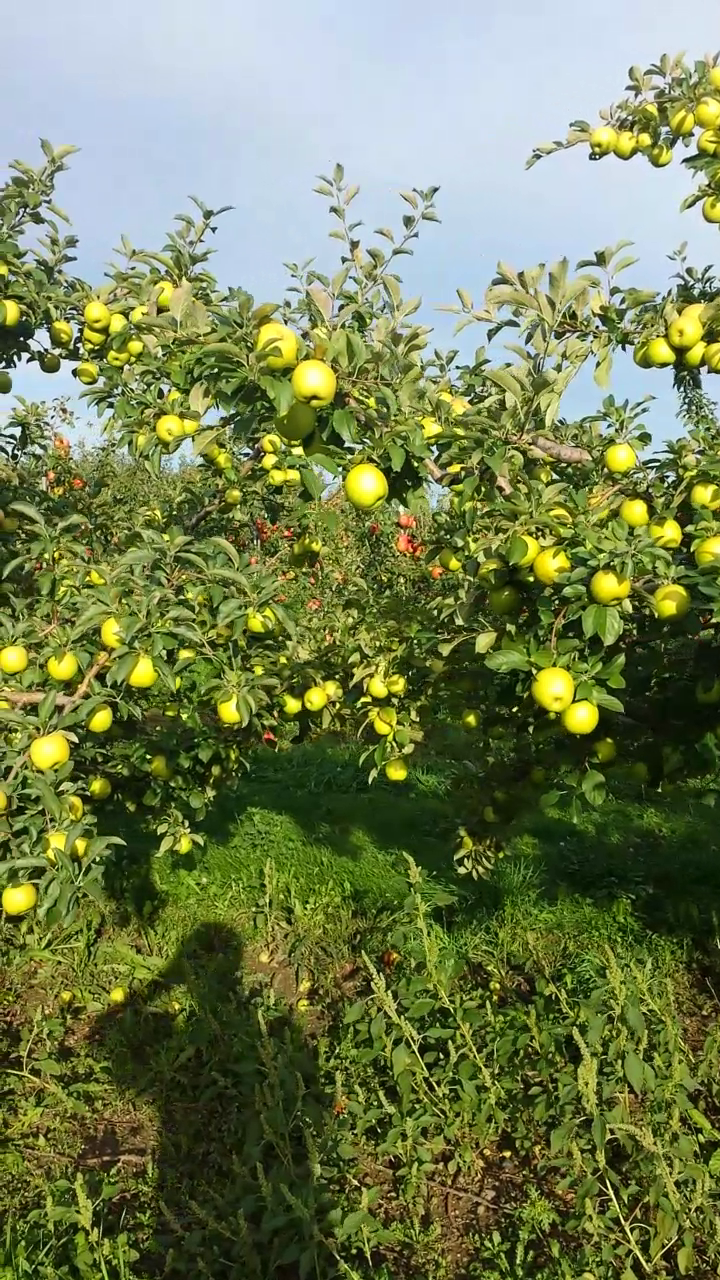
#> input picture original_data/detection/train/images/20150919_174151_apple101.jpg, 720 x 1280 px, found by its file name; its folder holds only this picture in this run
$ python mask2txt.py
#> lines starting #> are read from the running program, lines starting #| are printed output that depends on the picture; after the words box and inside, x2 and y2 are one past the last pixel; in counts of white or black regions, pixels touching at a corner belong together
import cv2
import os


def convert_mask_to_bbox(mask):
    _, threshold = cv2.threshold(mask, 127, 255, cv2.THRESH_BINARY)
    contours, _ = cv2.findContours(mask, cv2.RETR_EXTERNAL, cv2.CHAIN_APPROX_SIMPLE)

    bboxes = []
    for contour in contours:
        x, y, w, h = cv2.boundingRect(contour)
        bbox = (x, y, w, h)
        bboxes.append(bbox)
    return bboxes


def normalize_bbox(bbox, image_width, image_height):
    x, y, w, h = bbox
    normalized_bbox = ((x+w/2) / image_width, (y+h/2) / image_height, w / image_width, h / image_height)
    return normalized_bbox


def save_yolo_labels(image_file, bboxes, class_index, label_file):
    image = cv2.imread(image_file)
    image_height, image_width, _ = image.shape
    with open(label_file, 'w') as f:
        for bbox in bboxes:
            normalized_bbox = normalize_bbox(bbox, image_width, image_height)
            label_line = f"{class_index} {normalized_bbox[0]} {normalized_bbox[1]} {normalized_bbox[2]} {normalized_bbox[3]}\n"
            f.write(label_line)

# def convert_one(image, mask, txt_path):
#     class_index = 0
#     label_file = os.path.join(txt_path, image[:-4] + '.txt')


def convert_all(image_path, mask_path, txt_path):
#> called with image_path = '../original_data/detection/train/images/', mask_path = '../original_data/detection/train/masks/', txt_path = '../original_data/detection/train/labels/'
    images = os.listdir(image_path)
    class_index = 0
    count = 1

    for image in images:
        image_file = os.path.join(image_path, image)
        mask_file = os.path.join(mask_path, image)
        label_file = os.path.join(txt_path, image[:-4] + '.txt')

        mask = cv2.imread(mask_file, cv2.IMREAD_GRAYSCALE)
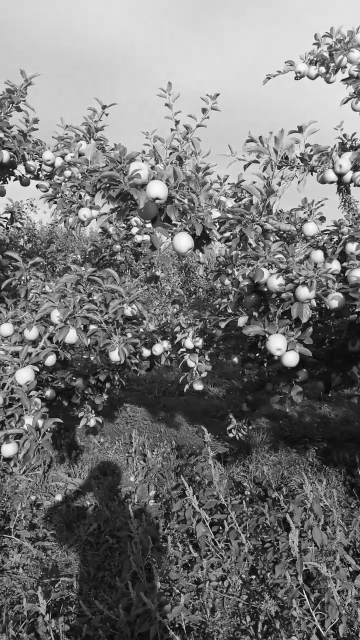
#> mask: shape (1280, 720) (shown at 1/2 size); min 0, max 254, mean 118.4
        bboxes = convert_mask_to_bbox(mask)
#> in convert_mask_to_bbox, `_, threshold = cv2.threshold(mask, 127, 255, cv2.THRESH_BINARY)`:
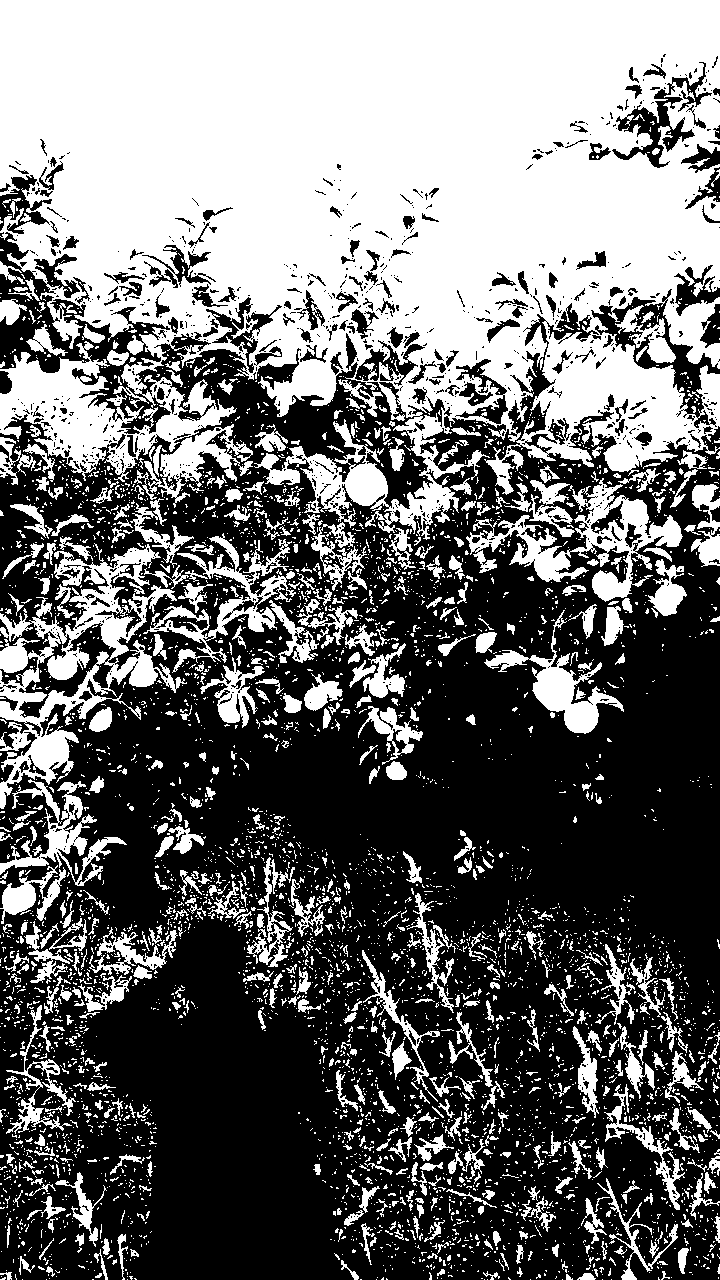
#> threshold: shape (1280, 720); 43.1% white; 4927 white regions (4302 under 20 px), largest, box (x1, y1, x2, y2) and area: (0, 0, 720, 540) 270045, (0, 543, 187, 809) 14587, (466, 478, 683, 602) 7575
#> in convert_mask_to_bbox, `contours, _ = cv2.findContours(mask, cv2.RETR_EXTERNAL, cv2.CHAIN_APPR..`: contours = [[[0, 0], [0, 1279], [719, 1279], [719, 0]]]
#> the loop in convert_mask_to_bbox, `for contour in contours:` made 1 pass
#> (contour, x, y, w, h) on pass 1: ([[0, 0], [0, 1279], [719, 1279], [719, 0]], 0, 0, 720, 1280)
#> after the loop in convert_mask_to_bbox, `for contour in contours:`: bboxes = [(0, 0, 720, 1280)]
#> bboxes = [(0, 0, 720, 1280)]
        save_yolo_labels(image_file, bboxes, class_index, label_file)
#> in save_yolo_labels, image is the input picture: shape (1280, 720, 3); mean B, G, R 83.8, 127.3, 115.7
#> the loop in save_yolo_labels, `for bbox in bboxes:` made 1 pass
#> (x in normalize_bbox, y in normalize_bbox, w in normalize_bbox, h in normalize_bbox, normalized_bbox) on pass 1: (0, 0, 720, 1280, (0.5, 0.5, 1, 1))
        print('process image ', count)
        count += 1
        # break


# 示例用法
train_image_path = "../original_data/detection/train/images/"
train_mask_path = "../original_data/detection/train/masks/"
train_txt_path = "../original_data/detection/train/labels/"

convert_all(train_image_path, train_mask_path, train_txt_path)

$ run again, on original_data/detection/train/images/20150919_174730_apple156.jpg
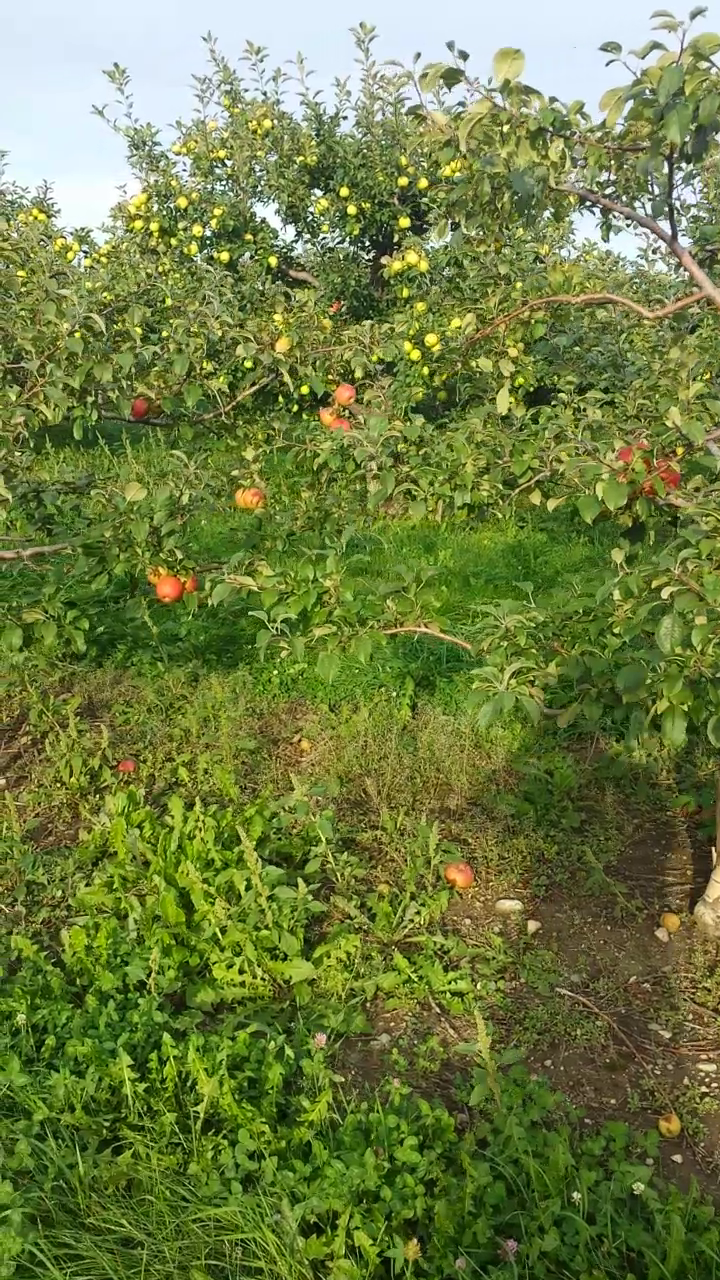
#> input picture original_data/detection/train/images/20150919_174730_apple156.jpg, 720 x 1280 px, found by its file name
#> in convert_all, `mask = cv2.imread(mask_file, cv2.IMREAD_GRAYSCALE)`:
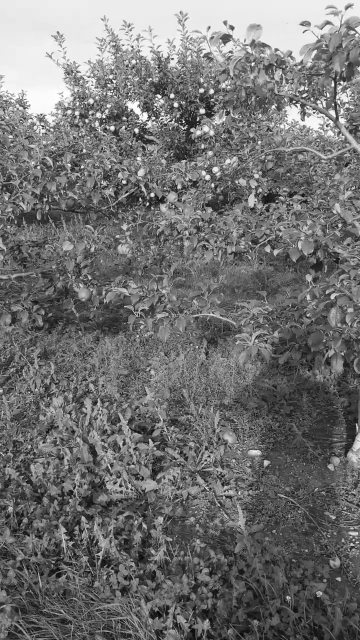
#> mask: shape (1280, 720) (shown at 1/2 size); min 0, max 255, mean 113.5
#> in convert_mask_to_bbox, `_, threshold = cv2.threshold(mask, 127, 255, cv2.THRESH_BINARY)`:
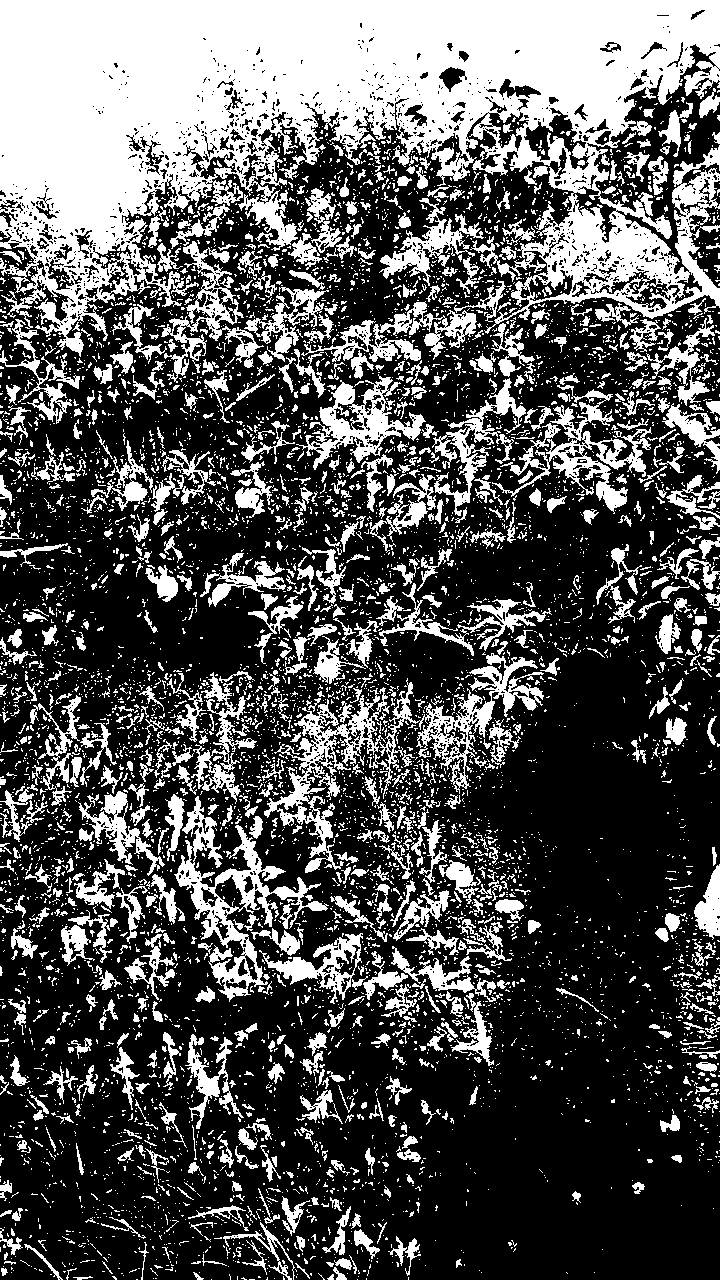
#> threshold: shape (1280, 720); 33.3% white; 7158 white regions (6234 under 20 px), largest, box (x1, y1, x2, y2) and area: (0, 0, 720, 357) 135484, (174, 796, 329, 1002) 6683, (368, 653, 544, 799) 5066
#> contours = [[[0, 0], [0, 1279], [719, 1279], [719, 0]]]
#> the loop in convert_mask_to_bbox, `for contour in contours:` made 1 pass
#> (contour, x, y, w, h) on pass 1: ([[0, 0], [0, 1279], [719, 1279], [719, 0]], 0, 0, 720, 1280)
#> after the loop in convert_mask_to_bbox, `for contour in contours:`: bboxes = [(0, 0, 720, 1280)]
#> in save_yolo_labels, image is the input picture: shape (1280, 720, 3); mean B, G, R 66.4, 124.9, 110.4
#> the loop in save_yolo_labels, `for bbox in bboxes:` made 1 pass
#> (x in normalize_bbox, y in normalize_bbox, w in normalize_bbox, h in normalize_bbox, normalized_bbox) on pass 1: (0, 0, 720, 1280, (0.5, 0.5, 1, 1))

$ run again, on original_data/detection/train/images/20150919_174730_apple26.jpg
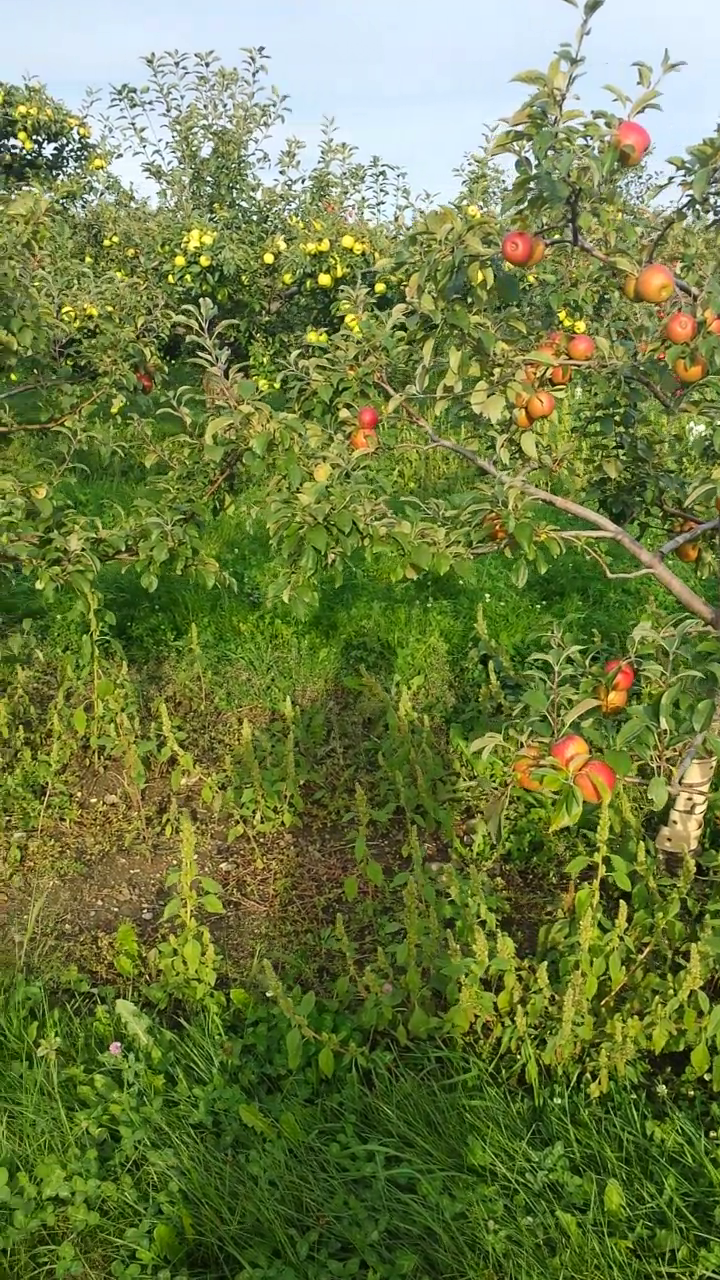
#> input picture original_data/detection/train/images/20150919_174730_apple26.jpg, 720 x 1280 px, found by its file name
#> in convert_all, `mask = cv2.imread(mask_file, cv2.IMREAD_GRAYSCALE)`:
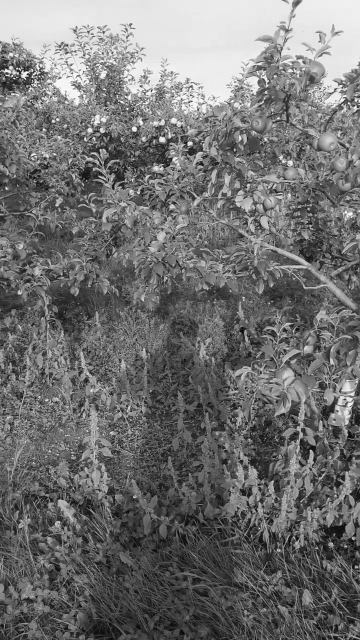
#> mask: shape (1280, 720) (shown at 1/2 size); min 0, max 255, mean 113.1
#> in convert_mask_to_bbox, `_, threshold = cv2.threshold(mask, 127, 255, cv2.THRESH_BINARY)`:
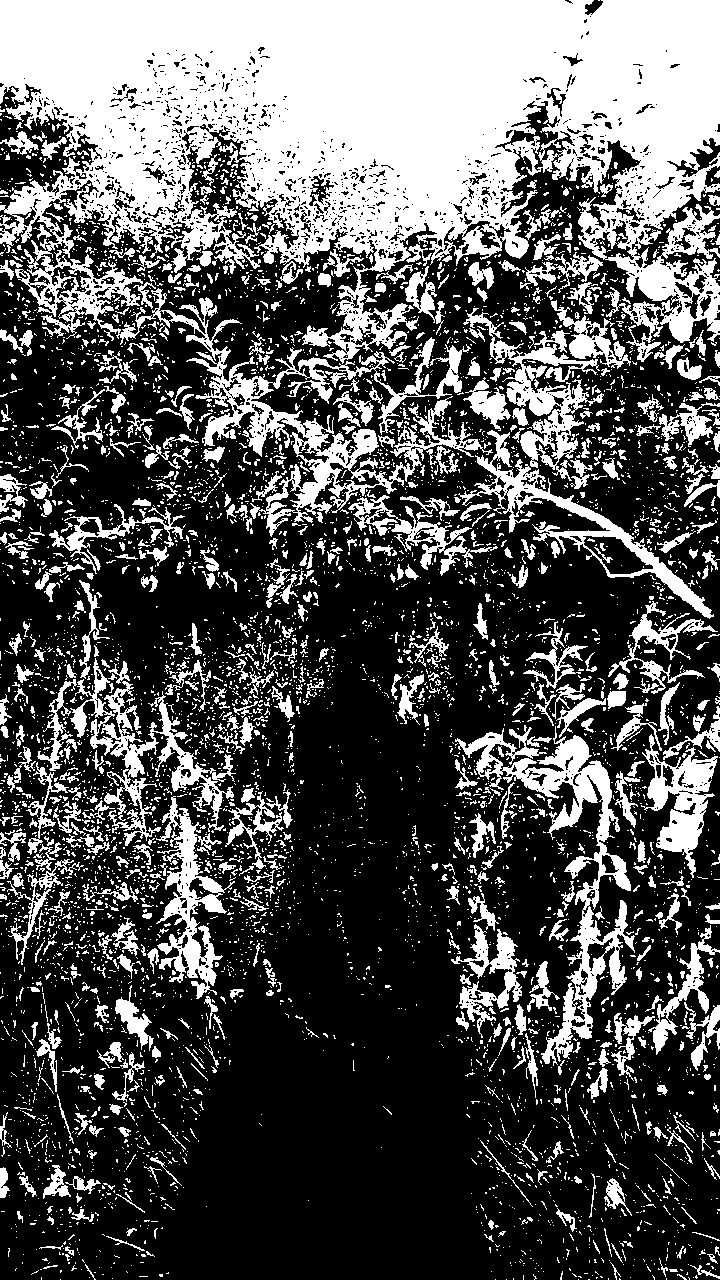
#> threshold: shape (1280, 720); 33.6% white; 5986 white regions (5225 under 20 px), largest, box (x1, y1, x2, y2) and area: (0, 0, 720, 537) 173393, (455, 725, 635, 1066) 11036, (70, 658, 236, 846) 6388
#> contours = [[[0, 0], [0, 1279], [719, 1279], [719, 0]]]
#> the loop in convert_mask_to_bbox, `for contour in contours:` made 1 pass
#> (contour, x, y, w, h) on pass 1: ([[0, 0], [0, 1279], [719, 1279], [719, 0]], 0, 0, 720, 1280)
#> after the loop in convert_mask_to_bbox, `for contour in contours:`: bboxes = [(0, 0, 720, 1280)]
#> in save_yolo_labels, image is the input picture: shape (1280, 720, 3); mean B, G, R 68.3, 124.2, 110
#> the loop in save_yolo_labels, `for bbox in bboxes:` made 1 pass
#> (x in normalize_bbox, y in normalize_bbox, w in normalize_bbox, h in normalize_bbox, normalized_bbox) on pass 1: (0, 0, 720, 1280, (0.5, 0.5, 1, 1))
